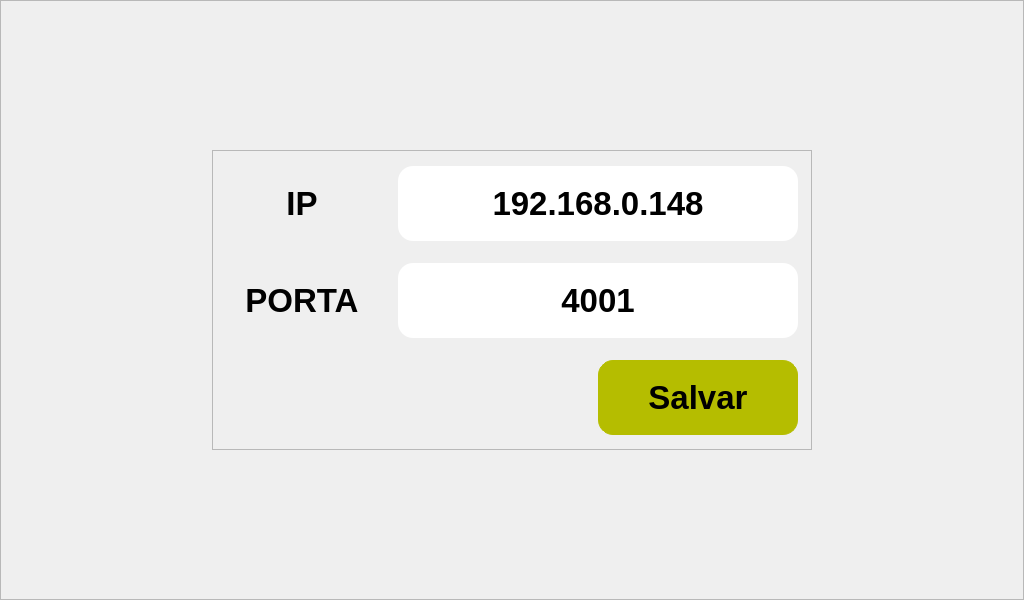
    <widget class="QFrame" name="comunication">
     <property name="geometry">
      <rect>
       <x>0</x>
       <y>0</y>
       <width>1024</width>
       <height>600</height>
      </rect>
     </property>
     <property name="styleSheet">
      <string notr="true">QFrame {
	background-image: url(:/main/bg_larger.png);
};</string>
     </property>
     <property name="frameShape">
      <enum>QFrame::StyledPanel</enum>
     </property>
     <property name="frameShadow">
      <enum>QFrame::Raised</enum>
     </property>
     <widget class="QFrame" name="frame_13">
      <property name="geometry">
       <rect>
        <x>212</x>
        <y>150</y>
        <width>600</width>
        <height>300</height>
       </rect>
      </property>
      <property name="styleSheet">
       <string notr="true">QFrame {
	background: none;
};</string>
      </property>
      <property name="frameShape">
       <enum>QFrame::StyledPanel</enum>
      </property>
      <property name="frameShadow">
       <enum>QFrame::Raised</enum>
      </property>
      <widget class="QWidget" name="gridLayoutWidget_4">
       <property name="geometry">
        <rect>
         <x>0</x>
         <y>0</y>
         <width>601</width>
         <height>301</height>
        </rect>
       </property>
       <layout class="QGridLayout" name="gridLayout_5">
        <item row="1" column="1">
         <widget class="QPushButton" name="com_port_field">
          <property name="enabled">
           <bool>true</bool>
          </property>
          <property name="minimumSize">
           <size>
            <width>400</width>
            <height>75</height>
           </size>
          </property>
          <property name="maximumSize">
           <size>
            <width>200</width>
            <height>75</height>
           </size>
          </property>
          <property name="font">
           <font>
            <pointsize>25</pointsize>
            <weight>75</weight>
            <bold>true</bold>
           </font>
          </property>
          <property name="styleSheet">
           <string notr="true">color: rgb(0, 0, 0);
background-color: rgb(255, 255, 255);
border: none;
border-radius: 15px;</string>
          </property>
          <property name="text">
           <string>4001</string>
          </property>
         </widget>
        </item>
        <item row="0" column="0">
         <widget class="QLabel" name="label_14">
          <property name="sizePolicy">
           <sizepolicy hsizetype="Preferred" vsizetype="Expanding">
            <horstretch>0</horstretch>
            <verstretch>0</verstretch>
           </sizepolicy>
          </property>
          <property name="minimumSize">
           <size>
            <width>0</width>
            <height>75</height>
           </size>
          </property>
          <property name="maximumSize">
           <size>
            <width>150</width>
            <height>75</height>
           </size>
          </property>
          <property name="font">
           <font>
            <pointsize>25</pointsize>
            <weight>75</weight>
            <bold>true</bold>
           </font>
          </property>
          <property name="styleSheet">
           <string notr="true">QFrame {
	background: none;
	background-color: rgb(64, 64, 64);
	color: rgb(255, 255, 255);
	border-radius: 15px;
	border: 1px solid  rgb(64, 64, 64);
};</string>
          </property>
          <property name="text">
           <string>IP</string>
          </property>
          <property name="alignment">
           <set>Qt::AlignCenter</set>
          </property>
          <property name="indent">
           <number>-1</number>
          </property>
         </widget>
        </item>
        <item row="0" column="1">
         <widget class="QPushButton" name="com_ip_field">
          <property name="enabled">
           <bool>true</bool>
          </property>
          <property name="minimumSize">
           <size>
            <width>400</width>
            <height>75</height>
           </size>
          </property>
          <property name="maximumSize">
           <size>
            <width>400</width>
            <height>75</height>
           </size>
          </property>
          <property name="font">
           <font>
            <pointsize>25</pointsize>
            <weight>75</weight>
            <bold>true</bold>
           </font>
          </property>
          <property name="styleSheet">
           <string notr="true">color: rgb(0, 0, 0);
background-color: rgb(255, 255, 255);
border: none;
border-radius: 15px;</string>
          </property>
          <property name="text">
           <string>192.168.0.148</string>
          </property>
         </widget>
        </item>
        <item row="1" column="0">
         <widget class="QLabel" name="label_15">
          <property name="sizePolicy">
           <sizepolicy hsizetype="Preferred" vsizetype="Expanding">
            <horstretch>0</horstretch>
            <verstretch>0</verstretch>
           </sizepolicy>
          </property>
          <property name="minimumSize">
           <size>
            <width>0</width>
            <height>75</height>
           </size>
          </property>
          <property name="maximumSize">
           <size>
            <width>150</width>
            <height>75</height>
           </size>
          </property>
          <property name="font">
           <font>
            <pointsize>25</pointsize>
            <weight>75</weight>
            <bold>true</bold>
           </font>
          </property>
          <property name="styleSheet">
           <string notr="true">QFrame {
	background: none;
	background-color: rgb(64, 64, 64);
	color: rgb(255, 255, 255);
	border-radius: 15px;
	border: 1px solid  rgb(64, 64, 64);
};</string>
          </property>
          <property name="text">
           <string>PORTA</string>
          </property>
          <property name="alignment">
           <set>Qt::AlignCenter</set>
          </property>
          <property name="indent">
           <number>-1</number>
          </property>
         </widget>
        </item>
        <item row="2" column="1" alignment="Qt::AlignRight">
         <widget class="QPushButton" name="com_back_button">
          <property name="enabled">
           <bool>true</bool>
          </property>
          <property name="minimumSize">
           <size>
            <width>200</width>
            <height>75</height>
           </size>
          </property>
          <property name="maximumSize">
           <size>
            <width>200</width>
            <height>75</height>
           </size>
          </property>
          <property name="font">
           <font>
            <pointsize>25</pointsize>
            <weight>75</weight>
            <bold>true</bold>
           </font>
          </property>
          <property name="styleSheet">
           <string notr="true">background-color: #B5BD00;
color: rgb(0,0,0);
border: 1px solid #B5BD00;
border-radius: 15px;</string>
          </property>
          <property name="text">
           <string>Salvar</string>
          </property>
          <property name="iconSize">
           <size>
            <width>25</width>
            <height>25</height>
           </size>
          </property>
         </widget>
        </item>
       </layout>
      </widget>
     </widget>
    </widget>
